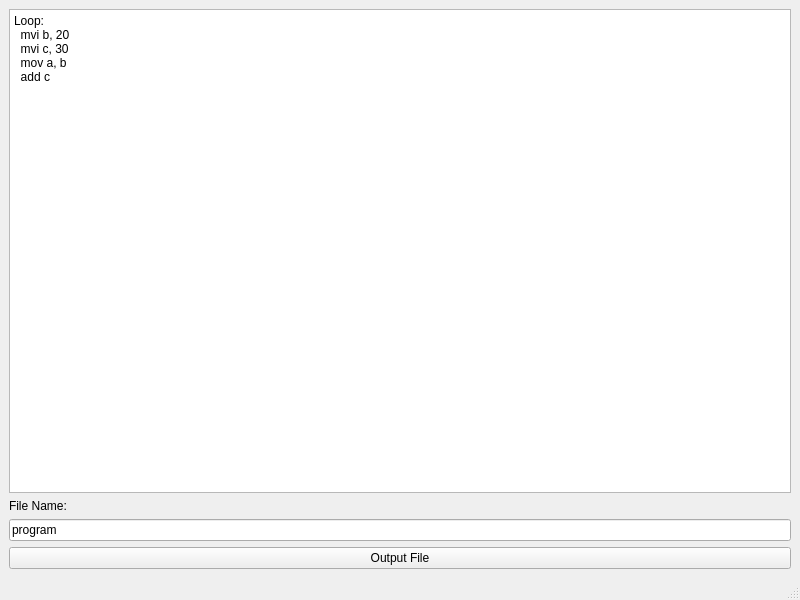
<?xml version="1.0" encoding="UTF-8"?>
<ui version="4.0">
 <class>MainWindow</class>
 <widget class="QMainWindow" name="MainWindow">
  <property name="geometry">
   <rect>
    <x>0</x>
    <y>0</y>
    <width>800</width>
    <height>600</height>
   </rect>
  </property>
  <property name="windowTitle">
   <string>Program Editor</string>
  </property>
  <widget class="QWidget" name="centralwidget">
   <layout class="QGridLayout" name="gridLayout">
    <item row="0" column="0">
     <widget class="QPlainTextEdit" name="ProgramText">
      <property name="plainText">
       <string>Loop:
  mvi b, 20
  mvi c, 30
  mov a, b
  add c</string>
      </property>
     </widget>
    </item>
    <item row="2" column="0">
     <widget class="QLineEdit" name="name_le">
      <property name="text">
       <string>program</string>
      </property>
     </widget>
    </item>
    <item row="1" column="0">
     <widget class="QLabel" name="label">
      <property name="text">
       <string>File Name:</string>
      </property>
     </widget>
    </item>
    <item row="3" column="0">
     <widget class="QPushButton" name="outputFile_button">
      <property name="text">
       <string>Output File</string>
      </property>
     </widget>
    </item>
   </layout>
  </widget>
  <widget class="QStatusBar" name="statusbar"/>
 </widget>
 <resources/>
 <connections/>
</ui>
